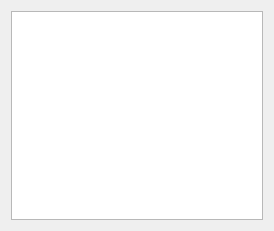
<?xml version="1.0" encoding="UTF-8"?>
<ui version="4.0">
 <class>MainWindow</class>
 <widget class="QMainWindow" name="MainWindow">
  <property name="geometry">
   <rect>
    <x>0</x>
    <y>0</y>
    <width>274</width>
    <height>231</height>
   </rect>
  </property>
  <property name="windowTitle">
   <string>MainWindow</string>
  </property>
  <widget class="QWidget" name="centralWidget">
   <layout class="QHBoxLayout" name="horizontalLayout">
    <item>
     <widget class="QGraphicsView" name="graphicsView">
      <property name="verticalScrollBarPolicy">
       <enum>Qt::ScrollBarAsNeeded</enum>
      </property>
     </widget>
    </item>
   </layout>
  </widget>
  <widget class="QMenuBar" name="menuBar">
   <property name="geometry">
    <rect>
     <x>0</x>
     <y>0</y>
     <width>274</width>
     <height>21</height>
    </rect>
   </property>
  </widget>
 </widget>
 <layoutdefault spacing="6" margin="11"/>
 <resources/>
 <connections/>
</ui>
